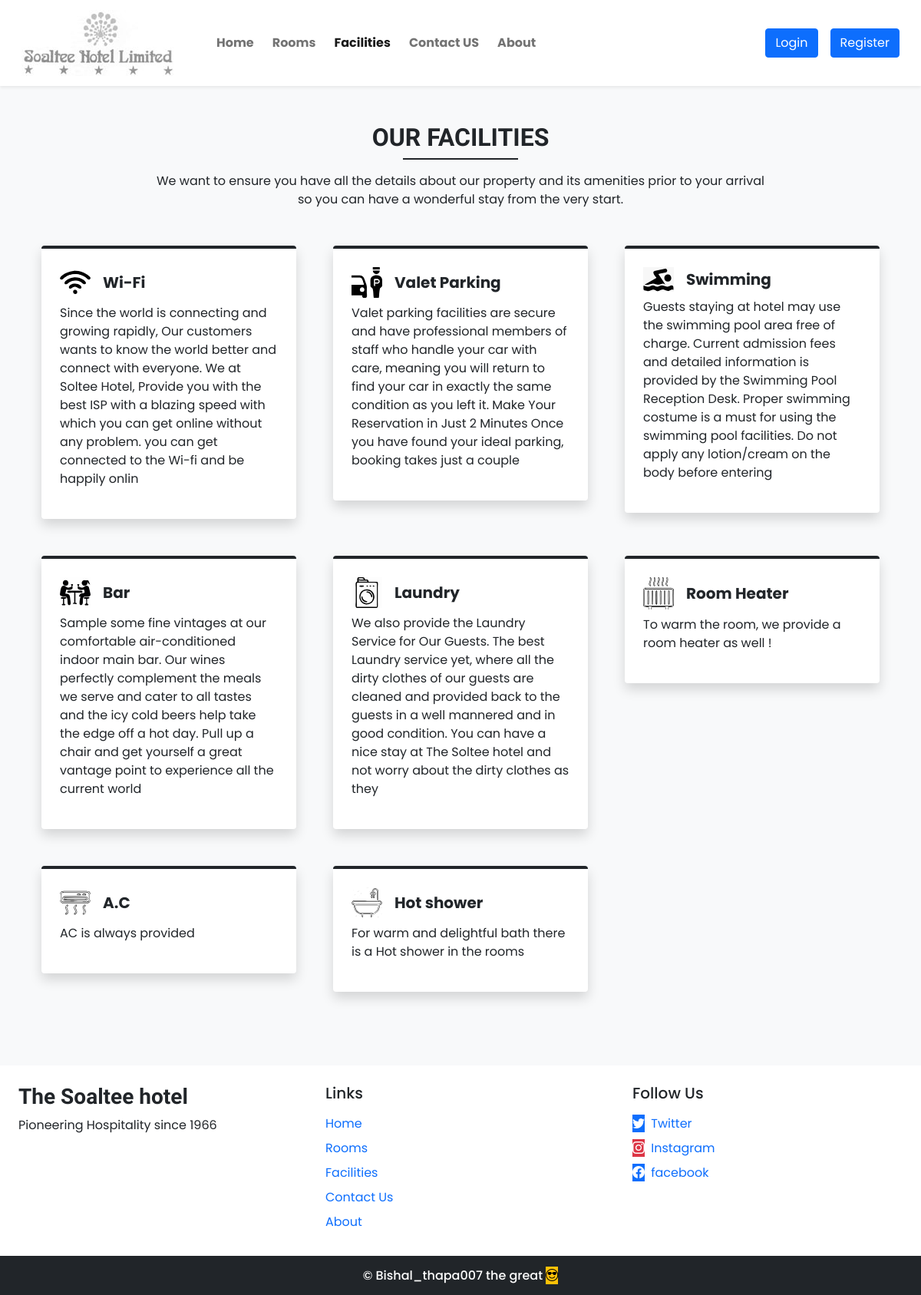
Screenshot of /facilities.php with the database file from the repository.
### tables this page shows
CREATE TABLE `facilities` (
  `id` int(11) NOT NULL,
  `icon` varchar(100) NOT NULL,
  `name` varchar(100) NOT NULL,
  `description` varchar(300) NOT NULL
);

CREATE TABLE `settings` (
  `sr_no` int(11) NOT NULL,
  `site_title` varchar(50) NOT NULL,
  `site_about` varchar(250) NOT NULL,
  `shutdown` tinyint(1) NOT NULL
);

### Admin/inc/db_connect.php (called while the page is built, shortened)
<?php
    function selectAll($table)
    {
        $conn = $GLOBALS['conn'];
        $res = mysqli_query($conn, "SELECT * FROM $table");
        return $res;
    }
    function select($sql, $values, $datatypes)
    {
        $conn = $GLOBALS['conn'];
        if ($stmt = mysqli_prepare($conn, $sql)) {
            mysqli_stmt_bind_param($stmt, $datatypes, ...$values);
            if (mysqli_stmt_execute($stmt)) {
                $res = mysqli_stmt_get_result($stmt);
                return $res;
            } else {
                mysqli_stmt_close($stmt);
                die("Query cannot be executed - Select");
            }
        } else {
            die("Query cannot be executed - Select");
        }
    }
?>

### facilities.php (the view, shortened to what this page needs)
<!DOCTYPE html>
<html lang="en">
    <head>
        <?php require('include/links.php'); ?>
    </head>
    <body class="bg-light">
        <?php require('include/header.php'); ?>
        <div class="my-5 px-4">
            <h2 class="fw-bold h-font text-center">OUR FACILITIES</h2>
            <div class="h-line bg-dark"></div>
            <p class="text-center mt-3">
                We want to ensure you have all the details about our property and its amenities prior to your arrival <br> so you can have a wonderful stay from the very start.
            </p>
        </div>
        <div class="container">
            <div class="row">
            <?php
                $res = selectAll('facilities');
                $path = FACILITIES_IMG_PATH;
                while($row = mysqli_fetch_assoc($res))
                {
                    echo<<<data
                        <div class="col-lg-4 col-md-6 mb-5 px-4">
                            <div class="bg-white rounded shadow p-4 border-top border-4 border-dark pop">
                                <div class="d-flex align-items-center mb-2">
                                    <img src="$path$row[icon]" alt="img" width="40px">
                                    <h5 class="m-0 ms-3 fw-bold">$row[name]</h5>
                                </div>
                                <p>
                                    $row[description]
                                </p>
                            </div>
                        </div>
                    data;
                }
            ?>
            </div>
        </div>
        <?php require('include/footer.php');  ?>
    </body>
</html>

### include/footer.php (shortened to what this page needs)
<div class="container-fluid bg-white mt-5">
    <div class="row">
        <div class="col-lg-4 p-4">
            <h3 class="h-font fw-bold fs-3 mb-2"><?php echo $settings_r['site_title'] ?></h3>
            <p class="text-align-center ">
                <?php echo $settings_r['site_about'] ?>
            </p>
        </div>
        <div class="col-lg-4 p-4">
            <h5 class="mb-3">Links</h5>
            <a href="index.php" class="d-inline-block mb-2 text-decoration-none text-primary">Home</a><br>
            <a href="rooms.php" class="d-inline-block mb-2 text-decoration-none text-primary ">Rooms</a><br>
            <a href="facilities.php" class="d-inline-block mb-2 text-decoration-none text-primary ">Facilities</a><br>
            <a href="contact.php" class="d-inline-block mb-2 text-decoration-none text-primary ">Contact Us</a><br>
            <a href="about.php" class="d-inline-block mb-2 text-decoration-none text-primary">About</a>
        </div>
        <div class="col-lg-4 p-4">
            <h5 class="mb-3">Follow Us</h5>
            <?php
               if ($contact_r['tw'] != '') {
                   echo <<<data
                       <a href="$contact_r[tw]" class="d-inline-block text-decoration-none text-primary mb-2">
                    data;
               }
               ?>
            <i class="bi bi-twitter me-1 btn-primary"></i> Twitter</a><br>
            <a href="<?php echo $contact_r['insta'] ?>" class="d-inline-block text-decoration-none text-primary mb-2">
                <i class="bi bi-instagram me-1 btn-danger"></i> Instagram
            </a><br>
            <a href="<?php echo $contact_r['fb'] ?>" class="d-inline-block text-decoration-none text-primary ">
                <i class="bi bi-facebook me-1 btn-primary"></i> facebook
            </a>
        </div>
    </div>
</div>
<h6 class="text-center bg-dark text-white p-3 m-0"><span>© Bishal_thapa007 the great
        <i class="bi bi-emoji-sunglasses btn-warning"></i></span>
</h6>

### css/style.css (style rules this page uses)
:root { --teal: #2ec1ac; --teal_hover: #279e8c; }
* { font-family: 'Poppins', sans-serif; }
.h-font { font-family: 'Merienda', cursive; }
.h-line { width: 150px; margin: 0 auto; height: 1.7px; }

### rows the page displays
facilities: icon (picture), name "Wi-Fi", description "Since the world is connecting and growing rapidly, Our customers wants to know the world better and connect with everyone. We at Soltee Hotel, Provide you with the best ISP with a blazing speed with which you can get online without any problem. you can get connected to the Wi-fi and be happily onlin"
facilities: icon (picture), name "Valet Parking", description "Valet parking facilities are secure and have professional members of staff who handle your car with care, meaning you will return to find your car in exactly the same condition as you left it. Make Your Reservation in Just 2 Minutes Once you have found your ideal parking, booking takes just a couple"
facilities: icon (picture), name "Swimming", description "Guests staying at hotel may use the swimming pool area free of charge. Current admission fees and detailed information is provided by the Swimming Pool Reception Desk. Proper swimming costume is a must for using the swimming pool facilities. Do not apply any lotion/cream on the body before entering"
facilities: icon (picture), name "Bar", description "Sample some fine vintages at our comfortable air-conditioned indoor main bar. Our wines perfectly complement the meals we serve and cater to all tastes and the icy cold beers help take the edge off a hot day. Pull up a chair and get yourself a great vantage point to experience all the current world"
facilities: icon (picture), name "Laundry", description "We also provide the Laundry Service for Our Guests. The best Laundry service yet, where all the dirty clothes of our guests are cleaned and provided back to the guests in a well mannered and in good condition. You can have a nice stay at The Soltee hotel and not worry about the dirty clothes as they"
facilities: icon (picture), name "Room Heater", description "To warm the room, we provide a room heater as well !"
facilities: icon (picture), name "A.C", description "AC is always provided"
facilities: icon (picture), name "Hot shower", description "For warm and delightful bath there is a Hot shower in the rooms"
settings: site_title "The Soaltee hotel", site_about "Pioneering Hospitality since 1966"
